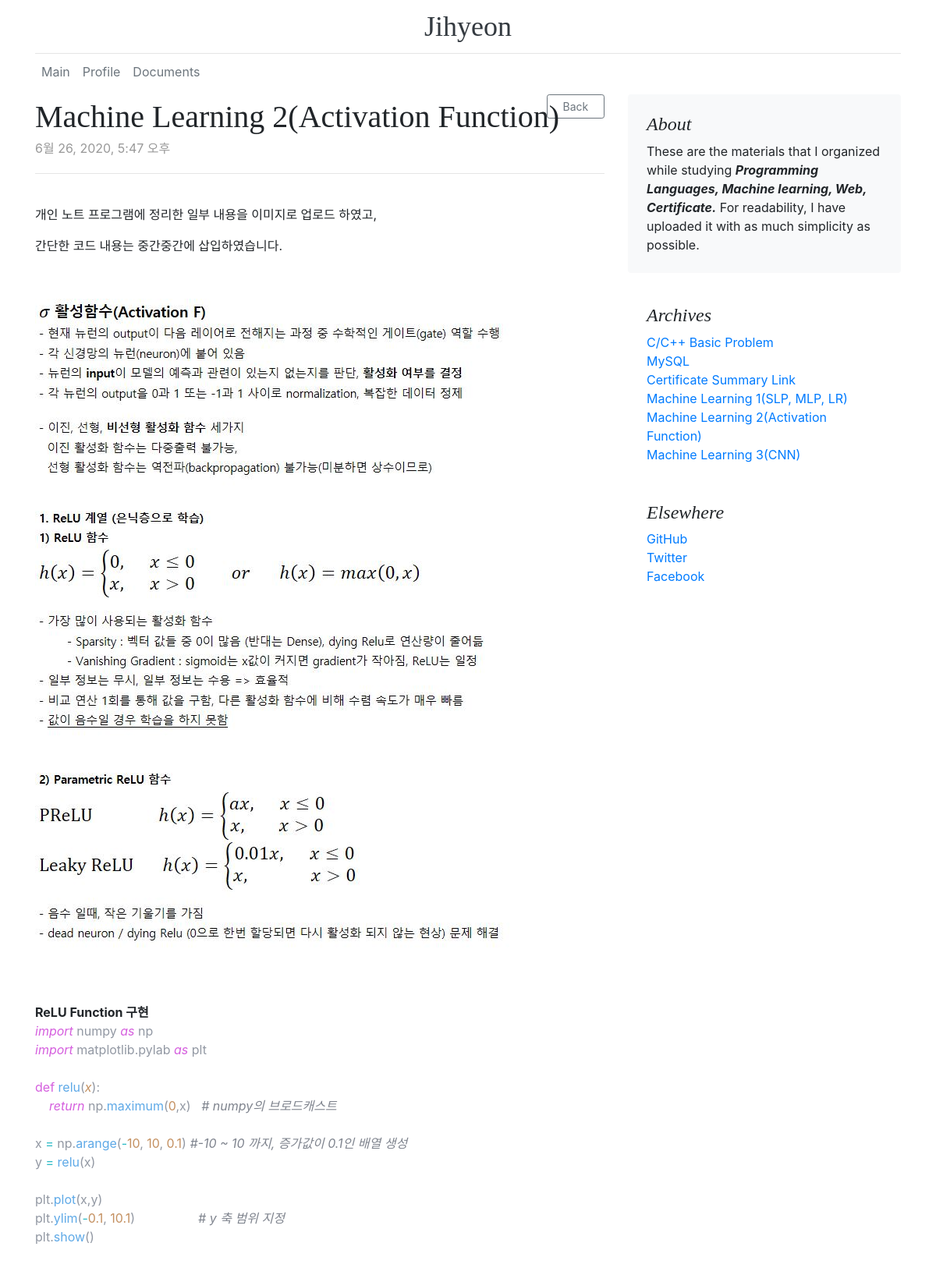
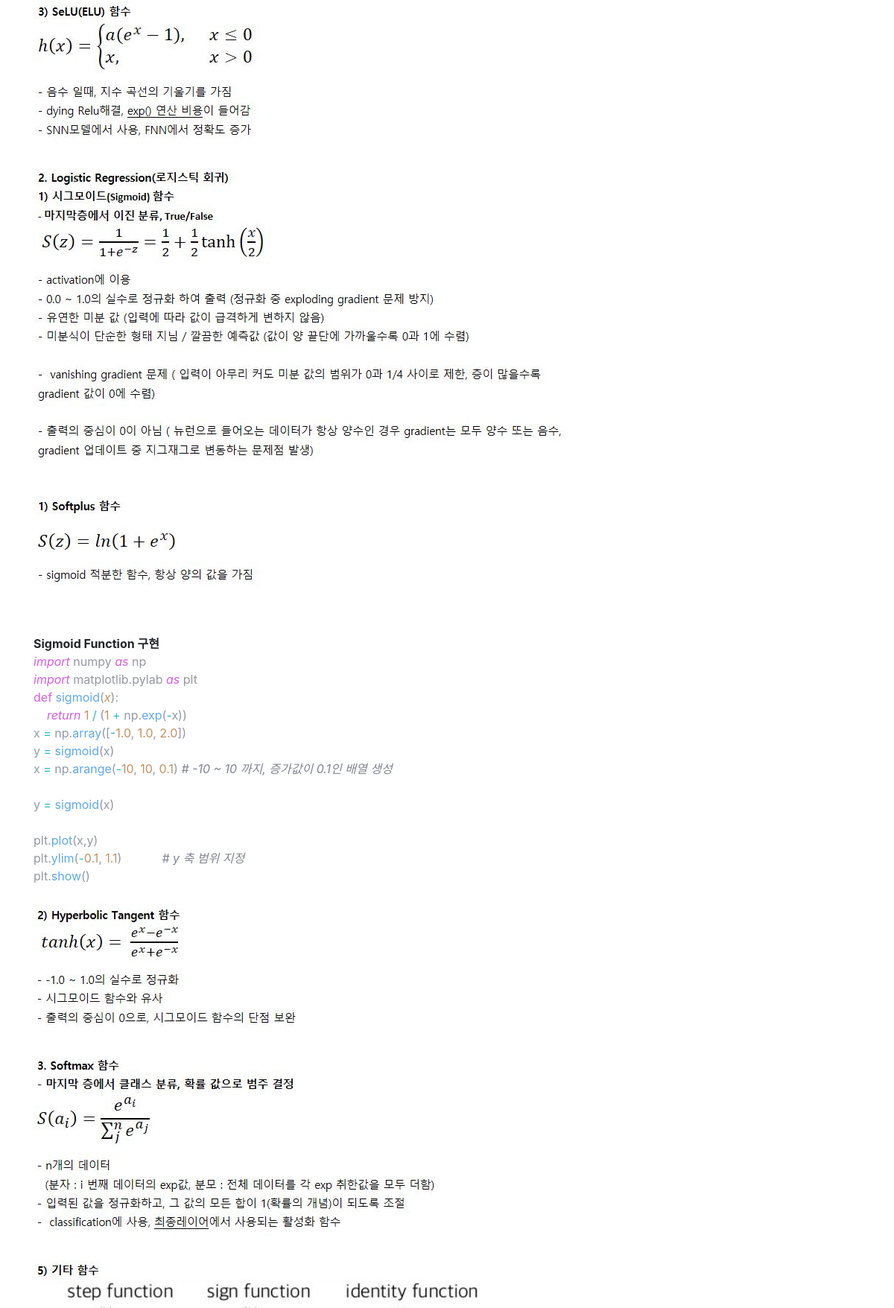
Page /detail/32/ (upper part) on the committed database (2 pictures, top to bottom).
### myresume/models.py (models this page shows)
class Stack(models.Model):
    title = models.CharField(max_length=100)
    pub_date = models.DateTimeField(default=timezone.now)
    author = models.ForeignKey(User, on_delete=models.CASCADE, null=True, default=1)
    body = RichTextUploadingField()

### myresume/views.py (the view)
# urls.py: path('detail/<int:stack_id>/', myresume.views.detail, name='detail'),
def detail(request, stack_id):
    stack = Stack.objects.all()
    stack_detail = get_object_or_404(Stack, pk=stack_id)
    comments = Comment.objects.filter(stack_id=stack_id) # filter == WHERE
    if request.method == 'POST':
        comment_form = StackCommentForm(request.POST) # form.py에 들어온 POST요청 인스턴스지정
        comment = Comment()
        if comment_form.is_valid():
            content = comment_form.cleaned_data['comment_textfield']  # 입력된 댓글 date 인스턴스지정
            comment.comment_textfield = content # Comment객체.댓글내용컬럼 = 댓글 data
            comment.stack_id = stack_detail.id # 해당 댓글의 외래키 = 해당 게시글 기본키
            comment.save()
            return redirect('detail', stack_id)
        else:
            return redirect('detail', stack_id)
    else:
        comment_form = StackCommentForm()
        context = {
            'stack_detail': stack_detail,
            'comments': comments,
            'stack': stack,
            'comment_form': comment_form,
        }
        return render(request, 'myresume/detail.html', context)

### myresume/templates/myresume/detail.html (shortened to what this page needs)
{% extends 'base.html' %}
{% block content %}
<main role="main" class="container">
  <div class="row">
    <div class="col-md-8 blog-main">
      <div class="blog-post">
        <div class="text-right" style="height:5px">
          <a class="btn btn-sm btn-outline-secondary" href="{% url 'stackMain' %}">&nbsp;&nbsp; Back &nbsp;&nbsp;</a>
        </div>
        <h2 class="blog-post-title">{{stack_detail.title}}</h2>
        <p class="blog-post-meta">{{ stack_detail.pub_date }}</p>
        <hr>
        <br>
        {{ stack_detail.body | safe }}
      </div>
    </div>
    <aside class="col-md-4 blog-sidebar">
      <div class="p-4 mb-3 bg-light rounded">
        <h4 class="font-italic">About</h4>
        <p class="mb-0">These are the materials that I organized while studying <b><em>Programming Languages, Machine learning, Web, Certificate.</em></b> For readability, I have uploaded it with as much simplicity as possible.</p>
      </div>
      <div class="p-4">
        <h4 class="font-italic">Archives</h4>
        <ol class="list-unstyled mb-0">
          {% for stack in stack %}
          <li><a href="{% url 'detail' stack.id %}">{{ stack.title }}</a></li>
          {% endfor %}
        </ol>
      </div>
      <div class="p-4">
        <h4 class="font-italic">Elsewhere</h4>
        <ol class="list-unstyled">
          <li><a href="#">GitHub</a></li>
          <li><a href="#">Twitter</a></li>
          <li><a href="#">Facebook</a></li>
        </ol>
      </div>
    </aside>
  </div>
</main>
{% endblock %}

### myresume/static/myresume/css/base.css (style rules this page uses)
h1, h2, h3, h4, h5, h6 { font-family: "Playfair Display", Georgia, "Times New Roman", serif; }
.blog-post { margin-bottom: 4rem; }
.blog-post-title { margin-bottom: .25rem; font-size: 2.5rem; }
.blog-post-meta { margin-bottom: 1.25rem; color: #999; }

### rows in the picture
Stack: title "Machine Learning 2(Activation Function)", pub_date "6월 26, 2020, 5:47 오후", body "개인 노트 프로그램에 정리한 일부 내용을 이미지로 업로드 하였고, 간단한 코드 내용는 중간중간에 삽입하였습니다. ReLU Function 구현 import numpy as np import matplotlib.pylab as plt def relu ( x ): return np. maximum ( 0 ,x) # numpy 의 브로드캐스트 x = np. arange ( - 10 , 10 , 0.1 ) #-10 ~ 10 까지 , 증가값이 0.1 인 배열 생성 y = relu (x) plt. plot (x,y) plt. ylim ( - 0.1 , 10.1 ) # y 축 범위 지정 plt. show () Sigmoid Function 구현 import numpy as np import matplotlib.pylab as plt def sigmoid ( x ): return 1 / ( 1 + np. exp ( - x)) x = np. array ([ - 1.0 , 1.0 , 2.0 ]) y = sigmoid (x) x = np. arange ( - 10 , 10 , 0.1 ) # -10 ~ 10 까지 , 증가값이 0.1 인 배열 생성 y = sigmoid (x) plt. plot (x,y) plt. ylim ( - 0.1 , 1.1 ) # y 축 범위 지정 plt. show ()", body (picture)
Stack: title "C/C++ Basic Problem"
Stack: title "MySQL"
Stack: title "Certificate Summary Link"
Stack: title "Machine Learning 1(SLP, MLP, LR)"
Stack: title "Machine Learning 3(CNN)"
